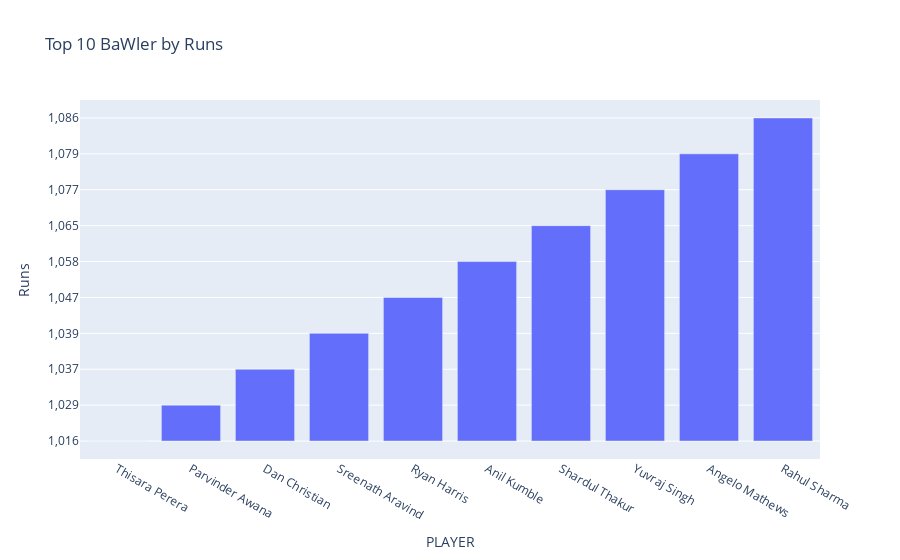

Source (notebook cell):
### Markdown cell above
#### Top 10 Bawler by Runs

### Code cell
if 'PLAYER' in df.columns and 'Runs' in df.columns:
    top_sr = df.sort_values('Runs', ascending=True).head(10)
    fig = px.bar(top_sr, x='PLAYER', y='Runs', title='Top 10 BaWler by Runs')
    fig.show()

### Figure 1 — Plotly figure (JSON) as saved in the notebook; plotly's stock layout.template omitted (floating-point values rounded to 4 significant figures)
{"data": [{"hovertemplate": "PLAYER=%{x}<br>Runs=%{y}<extra></extra>", "legendgroup": "", "marker": {"color": "#636efa", "pattern": {"shape": ""}}, "name": "", "orientation": "v", "showlegend": false, "textposition": "auto", "type": "bar", "x": ["Thisara Perera", "Parvinder Awana", "Dan Christian", "Sreenath Aravind", "Ryan Harris", "Anil Kumble", "Shardul Thakur", "Yuvraj Singh", "Angelo Mathews", "Rahul Sharma"], "xaxis": "x", "y": ["1,016", "1,029", "1,037", "1,039", "1,047", "1,058", "1,065", "1,077", "1,079", "1,086"], "yaxis": "y"}], "layout": {"barmode": "relative", "legend": {"tracegroupgap": 0}, "title": {"text": "Top 10 BaWler by Runs"}, "xaxis": {"anchor": "y", "domain": [0, 1], "title": {"text": "PLAYER"}}, "yaxis": {"anchor": "x", "domain": [0, 1], "title": {"text": "Runs"}}}}
